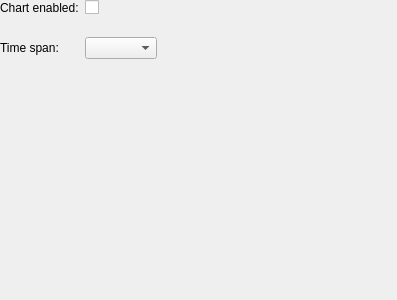
<?xml version="1.0" encoding="UTF-8"?>
<ui version="4.0">
 <class>positionChartWidet</class>
 <widget class="QWidget" name="positionChartWidet">
  <property name="geometry">
   <rect>
    <x>0</x>
    <y>0</y>
    <width>397</width>
    <height>300</height>
   </rect>
  </property>
  <property name="windowTitle">
   <string>Position Chart</string>
  </property>
  <layout class="QFormLayout" name="formLayout">
   <property name="fieldGrowthPolicy">
    <enum>QFormLayout::AllNonFixedFieldsGrow</enum>
   </property>
   <property name="leftMargin">
    <number>0</number>
   </property>
   <property name="topMargin">
    <number>0</number>
   </property>
   <property name="rightMargin">
    <number>0</number>
   </property>
   <property name="bottomMargin">
    <number>0</number>
   </property>
   <item row="1" column="0">
    <widget class="QLabel" name="enabledText">
     <property name="text">
      <string>Chart enabled:</string>
     </property>
    </widget>
   </item>
   <item row="1" column="1">
    <widget class="QCheckBox" name="enabledCB">
     <property name="text">
      <string/>
     </property>
    </widget>
   </item>
   <item row="2" column="0" colspan="2">
    <widget class="PositionChart" name="positionChart" native="true">
     <property name="minimumSize">
      <size>
       <width>0</width>
       <height>10</height>
      </size>
     </property>
    </widget>
   </item>
   <item row="4" column="0">
    <widget class="QLabel" name="timeText">
     <property name="text">
      <string>Time span:</string>
     </property>
    </widget>
   </item>
   <item row="4" column="1">
    <layout class="QHBoxLayout" name="horizontalLayout">
     <item>
      <widget class="QComboBox" name="timeSpanCB"/>
     </item>
     <item>
      <spacer name="horizontalSpacer">
       <property name="orientation">
        <enum>Qt::Horizontal</enum>
       </property>
       <property name="sizeHint" stdset="0">
        <size>
         <width>40</width>
         <height>20</height>
        </size>
       </property>
      </spacer>
     </item>
    </layout>
   </item>
  </layout>
 </widget>
 <customwidgets>
  <customwidget>
   <class>PositionChart</class>
   <extends>QWidget</extends>
   <header>linakdeskapp.gui.position_chart</header>
   <container>1</container>
  </customwidget>
 </customwidgets>
 <resources/>
 <connections/>
</ui>
